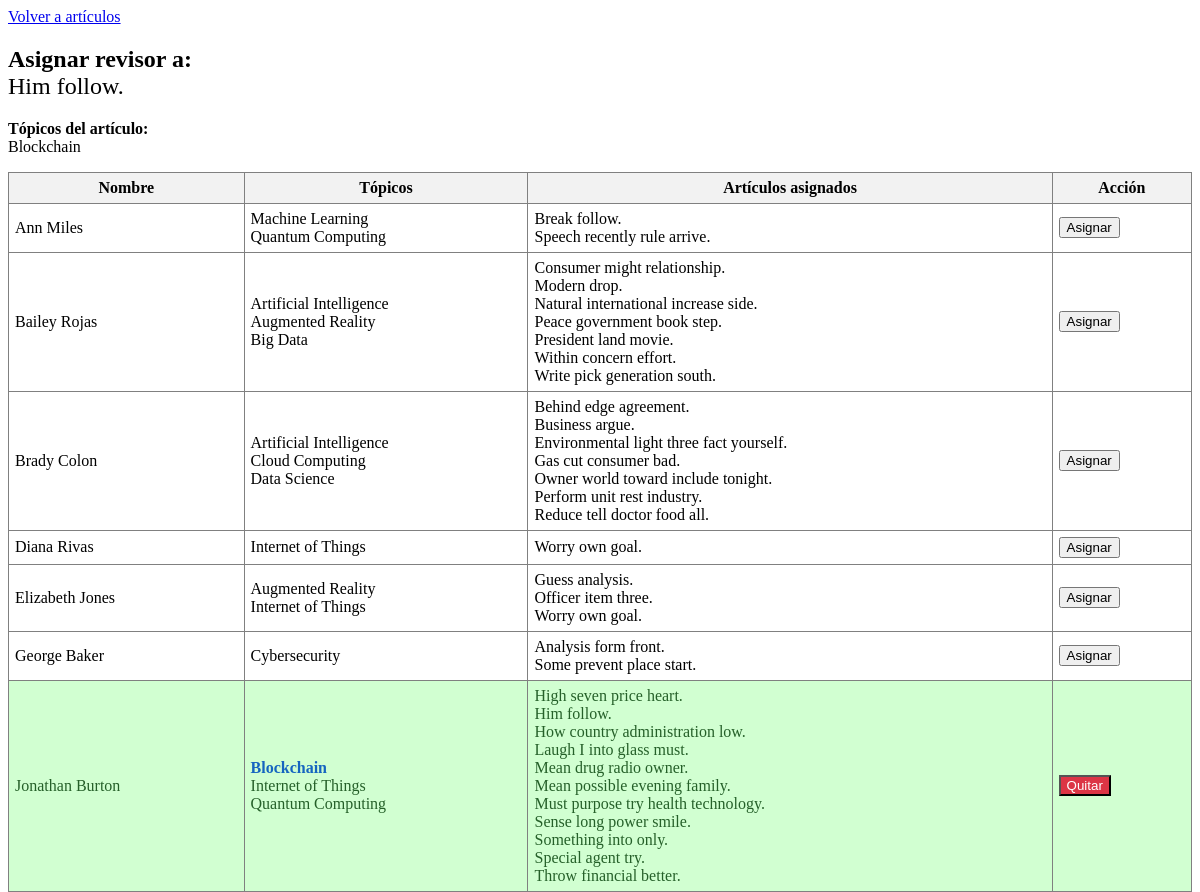
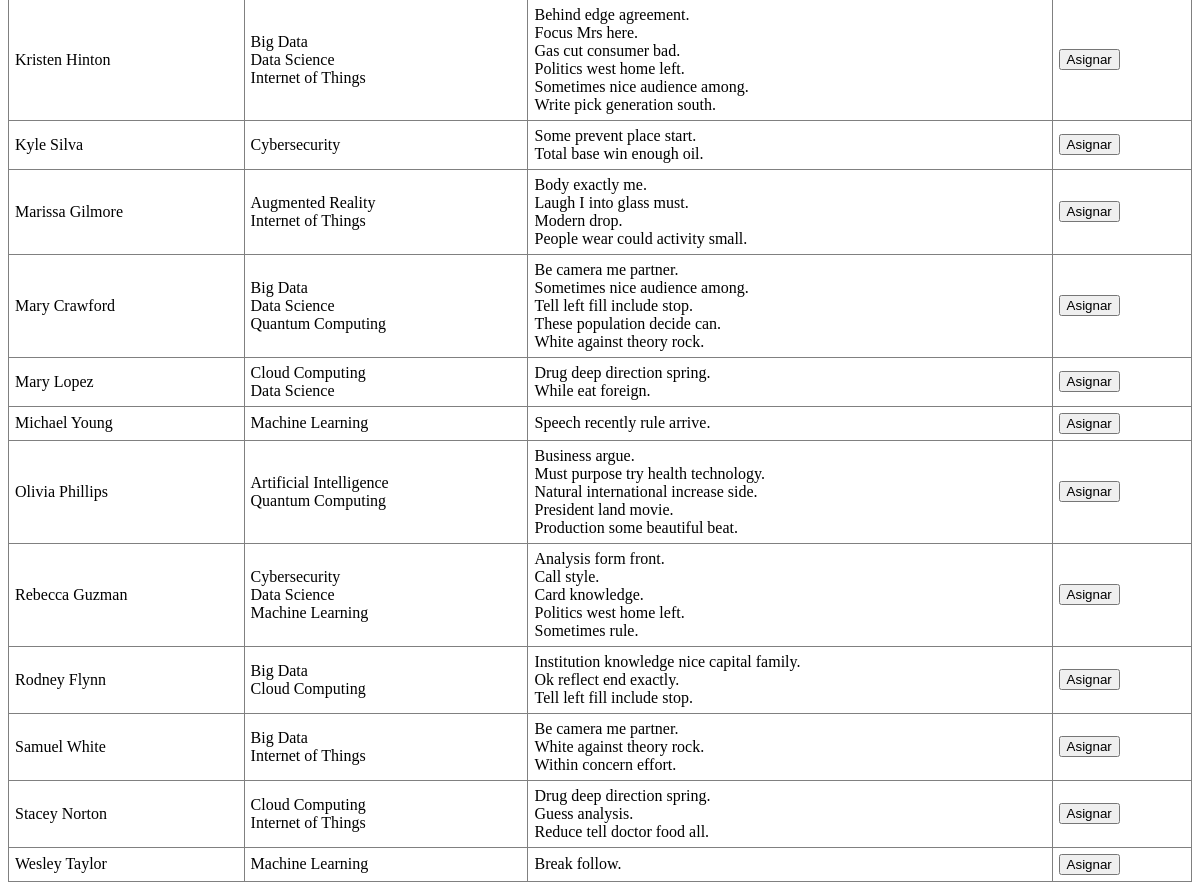
Page /php/utilidades/asignar_revisor.php?id_articulo=2 on the committed database (2 pictures, top to bottom).
### tables this page shows
CREATE TABLE Articulo (
    id_articulo INT AUTO_INCREMENT PRIMARY KEY,  
    titulo VARCHAR(128) NOT NULL UNIQUE,  
    resumen VARCHAR(128),  
    fecha_envio DATE NOT NULL,  
    estado ENUM(
        'En revisión',
        'Aprobado',
        'Rechazado'
    ) NOT NULL  
);

CREATE TABLE Usuario (
    rut VARCHAR(10) PRIMARY KEY,  
    nombre VARCHAR(64) NOT NULL,  
    email VARCHAR(64) NOT NULL UNIQUE,  
    usuario VARCHAR(24) NOT NULL,  
    password VARCHAR(12) NOT NULL,  
    tipo ENUM(
        'Autor',
        'Revisor',
        'Jefe Comite de Programa'
    ) NOT NULL  
);

### php/utilidades/asignar_revisor.php (the view, shortened to what this page needs)
<?php
include('../conexion.php');
$id_articulo = $_GET['id_articulo'] ?? null;
$stmt = $pdo->prepare("SELECT a.titulo, GROUP_CONCAT(DISTINCT t.nombre SEPARATOR ', ') AS topicos
                      FROM Articulo a
                      LEFT JOIN Articulo_Topico at ON a.id_articulo = at.id_articulo
                      LEFT JOIN Topico t ON at.id_topico = t.id_topico
                      WHERE a.id_articulo = ?
                      GROUP BY a.id_articulo, a.titulo");
$stmt->execute([$id_articulo]);
$articulo = $stmt->fetch();
$sql = "
SELECT
    u.rut,
    u.nombre,
    GROUP_CONCAT(DISTINCT t.nombre SEPARATOR ', ') AS topicos,
    COUNT(DISTINCT ar2.id_articulo) AS articulos_asignados,
    GROUP_CONCAT(DISTINCT a2.titulo SEPARATOR ', ') AS titulos_asignados
FROM Revisor r
JOIN Usuario u ON r.rut = u.rut
LEFT JOIN Revisor_Topico rt ON r.rut = rt.rut_revisor
LEFT JOIN Topico t ON rt.id_topico = t.id_topico
LEFT JOIN Articulo_Revisor ar2 ON r.rut = ar2.rut_revisor
LEFT JOIN Articulo a2 ON ar2.id_articulo = a2.id_articulo
GROUP BY u.rut, u.nombre
ORDER BY u.nombre
";
$stmt = $pdo->query($sql);
$revisores = $stmt->fetchAll();
$stmt_asignados = $pdo->prepare("SELECT rut_revisor FROM Articulo_Revisor WHERE id_articulo = ?");
$stmt_asignados->execute([$id_articulo]);
$revisores_asignados = $stmt_asignados->fetchAll(PDO::FETCH_COLUMN);
?>
<!DOCTYPE html>
<html lang="es">
<head>
    <link rel="stylesheet" href="../../css/estilos_articulos.css">
</head>
<body>
<a href="../asignar_articulos.php">Volver a artículos</a>
<h2>Asignar revisor a: <br> <span style="font-weight:normal;"><?= htmlspecialchars($articulo['titulo']) ?></span></h2>
<p><strong>Tópicos del artículo:</strong><br>
<?= $articulo['topicos'] ? nl2br(htmlspecialchars(str_replace(', ', "\n", $articulo['topicos']))) : 'Sin tópicos'; ?>
</p>
<table border="1" cellpadding="6" style="border-collapse:collapse;width:100%">
    <tr style="background:#f2f2f2">
        <th>Nombre</th>
        <th>Tópicos</th>
        <th>Artículos asignados</th>
        <th>Acción</th>
    </tr>
    <?php
    $topicos_articulo = array_filter(array_map('trim', preg_split('/,\s*/', $articulo['topicos'] ?? '')));
    foreach ($revisores as $revisor):
        $topicos_revisor = array_filter(array_map('trim', preg_split('/,\s*/', $revisor['topicos'] ?? '')));
        $hay_coincidencia = false;
        foreach ($topicos_revisor as $topico) {
            if ($topico !== '' && in_array($topico, $topicos_articulo, true)) {
                $hay_coincidencia = true;
                break;
            }
        }
        $clase_td = $hay_coincidencia ? 'coincide-topico-celda' : '';
        $ya_asignado = in_array($revisor['rut'], $revisores_asignados);
        if ($ya_asignado && $hay_coincidencia) {
            $clase_tr = 'revisor-ya-asignado';
        } elseif ($ya_asignado && !$hay_coincidencia) {
            $clase_tr = 'revisor-ya-asignado-sin-coincidencia';
        } else {
            $clase_tr = '';
        }
    ?>
    <tr class="<?= $clase_tr ?>">
        <td>
            <?= htmlspecialchars($revisor['nombre']) ?>
        </td>
        <td class="<?= $clase_td ?>">
            <?php
            if ($topicos_revisor) {
                foreach ($topicos_revisor as $topico) {
                    if ($topico !== '' && in_array($topico, $topicos_articulo, true)) {
                        echo '<span class="topico-coincidente">' . htmlspecialchars($topico) . '</span><br>';
                    } elseif ($topico !== '') {
                        echo htmlspecialchars($topico) . '<br>';
                    }
                }
            } else {
                echo 'Sin tópicos';
            }
            ?>
        </td>
        <td>
            <?php
            if ($revisor['titulos_asignados']) {
                echo nl2br(htmlspecialchars(str_replace(', ', "\n", $revisor['titulos_asignados'])));
            } else {
                echo 'Sin artículos';
            }
            ?>
        </td>
        <td>
            <?php if ($ya_asignado): ?>
                <form method="post" style="margin:0;">
                    <button type="submit" style="background:#dc3545;color:#fff;">Quitar</button>
                </form>
            <?php else: ?>
                <form method="post" style="margin:0;">
                    <button type="submit">Asignar</button>
                </form>
            <?php endif; ?>
        </td>
    </tr>
    <?php endforeach; ?>
</table>
</body>
</html>

### css/estilos_articulos.css (style rules this page uses)
.topico-coincidente { color: #1565c0; text-decoration: none; font-weight: normal; font-weight: bold; }
.revisor-ya-asignado { background: #d1ffd1 !important; color: #256029 !important; }

### rows in the picture
articulo: titulo "Him follow."
usuario: nombre "Ann Miles", topico "Machine Learning", topico "Quantum Computing", titulos_asignados "Break follow. Speech recently rule arrive."
usuario: nombre "Bailey Rojas", topico "Artificial Intelligence", topico "Augmented Reality", topico "Big Data", titulos_asignados "Consumer might relationship. Modern drop. Natural international increase side. Peace government book step. President land movie. Within concern effort. Write pick generation south."
usuario: nombre "Brady Colon", topico "Artificial Intelligence", topico "Cloud Computing", topico "Data Science", titulos_asignados "Behind edge agreement. Business argue. Environmental light three fact yourself. Gas cut consumer bad. Owner world toward include tonight. Perform unit rest industry. Reduce tell doctor food all."
usuario: nombre "Diana Rivas", topico "Internet of Things", titulos_asignados "Worry own goal."
usuario: nombre "Elizabeth Jones", topico "Augmented Reality", topico "Internet of Things", titulos_asignados "Guess analysis. Officer item three. Worry own goal."
usuario: nombre "George Baker", topico "Cybersecurity", titulos_asignados "Analysis form front. Some prevent place start."
usuario: nombre "Jonathan Burton", topico "Blockchain", topico "Internet of Things", topico "Quantum Computing", titulos_asignados "High seven price heart. Him follow. How country administration low. Laugh I into glass must. Mean drug radio owner. Mean possible evening family. Must purpose try health technology. Sense long power smile. Something into only. Special agent try. Throw financial better."
usuario: nombre "Kristen Hinton", topico "Big Data", topico "Data Science", topico "Internet of Things", titulos_asignados "Behind edge agreement. Focus Mrs here. Gas cut consumer bad. Politics west home left. Sometimes nice audience among. Write pick generation south."
usuario: nombre "Kyle Silva", topico "Cybersecurity", titulos_asignados "Some prevent place start. Total base win enough oil."
usuario: nombre "Marissa Gilmore", topico "Augmented Reality", topico "Internet of Things", titulos_asignados "Body exactly me. Laugh I into glass must. Modern drop. People wear could activity small."
usuario: nombre "Mary Crawford", topico "Big Data", topico "Data Science", topico "Quantum Computing", titulos_asignados "Be camera me partner. Sometimes nice audience among. Tell left fill include stop. These population decide can. White against theory rock."
usuario: nombre "Mary Lopez", topico "Cloud Computing", topico "Data Science", titulos_asignados "Drug deep direction spring. While eat foreign."
usuario: nombre "Michael Young", topico "Machine Learning", titulos_asignados "Speech recently rule arrive."
usuario: nombre "Olivia Phillips", topico "Artificial Intelligence", topico "Quantum Computing", titulos_asignados "Business argue. Must purpose try health technology. Natural international increase side. President land movie. Production some beautiful beat."
usuario: nombre "Rebecca Guzman", topico "Cybersecurity", topico "Data Science", topico "Machine Learning", titulos_asignados "Analysis form front. Call style. Card knowledge. Politics west home left. Sometimes rule."
usuario: nombre "Rodney Flynn", topico "Big Data", topico "Cloud Computing", titulos_asignados "Institution knowledge nice capital family. Ok reflect end exactly. Tell left fill include stop."
usuario: nombre "Samuel White", topico "Big Data", topico "Internet of Things", titulos_asignados "Be camera me partner. White against theory rock. Within concern effort."
usuario: nombre "Stacey Norton", topico "Cloud Computing", topico "Internet of Things", titulos_asignados "Drug deep direction spring. Guess analysis. Reduce tell doctor food all."
usuario: nombre "Wesley Taylor", topico "Machine Learning", titulos_asignados "Break follow."

### other values in the picture
str_replace(', ', "\n", $articulo['topicos']) "Blockchain"
